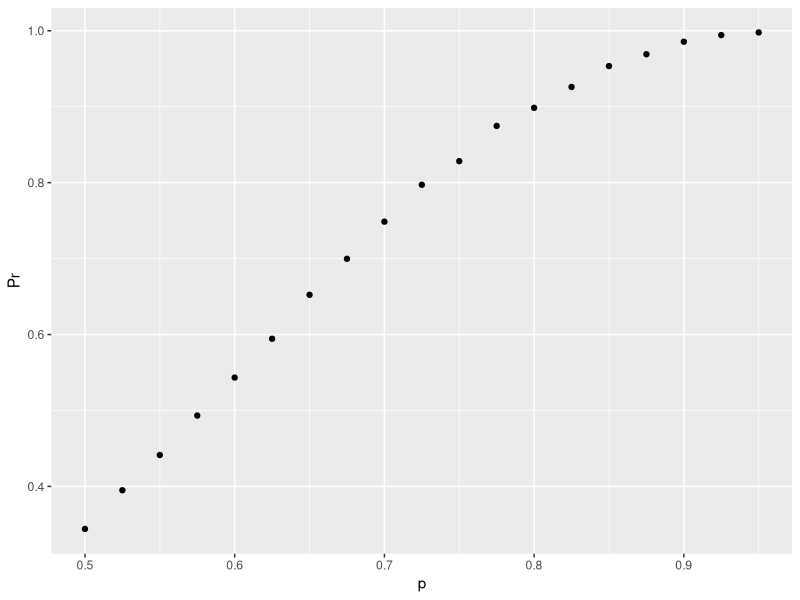

Write the R code that produced this figure. (Note: this script raises an error after producing the figure.)
## ---- chunk 1
3/(3+5+7)
## ---- chunk 2
1-3/(3+5+7)
## ---- chunk 3
(3/(3+5+7))*(1-2/(2+5+7))
## ---- chunk 4
(3/(3+5+7))*(1-(3/(3+5+7)))
## ---- chunk 5
7/(3+5+7)
## ---- chunk 6
1-(5/6)^6
## ---- chunk 7
1-0.6^4
## ---- chunk 8
(0.5)^4+4*0.5*(0.5)^4+(5*4/2)*(0.5)^2*(0.5)^4
## ---- chunk 9
B <- 10000

prob_win <- function(p){
  B <- 10000
  result <- replicate(B, {
    win <- sample(c(1,0), 6, replace = TRUE, prob = c(p, 1-p))
    sum(win)>=4
  })
  mean(result)
}

prob_win(0.5)
## ---- chunk 10
p <- seq(0.5, 0.95, 0.025)
library(tidyverse)
Pr <- sapply(p, prob_win)
qplot(p, Pr)
## ---- chunk 11
#5 feet = 12*5 inches = 60 inches
pnorm(60,64,3)
## ---- chunk 12
#6 feet = 72 inches
1-pnorm(72,64,3)
## ---- chunk 13
pnorm(67,64,3)-pnorm(61,64,3)
## ---- chunk 14
pnorm(67*2.54,64*2.54,3*2.54)-pnorm(61*2.54,64*2.54,3*2.54)
## ---- chunk 15
(pnorm(67,64,3)-pnorm(64,64,3))+(pnorm(64,64,3)-pnorm(61,64,3))
## ---- chunk 16
qnorm(0.99,69,3)
#pnorm(75.97904,69,3)
## ---- chunk 17
#solution (1)
highest <- function(N){
  B <- 1000
  result <- replicate(B, {
    simulated_IQ <- rnorm(n, 100, 15)
    max(simulated_IQ)
  })
}

data.frame(highest = highest(10000)) |> ggplot(aes(highest)) + 
  geom_histogram(color="black", binwidth = 1) 

#solution(2)
B <- 1000
smartest <- replicate(B, {
  simulated_data <- rnorm(10000, 100, 15)
  max(simulated_data)
})
data.frame(smartest = smartest) |> ggplot(aes(smartest)) + 
  geom_histogram(color="black", binwidth = 1) 
